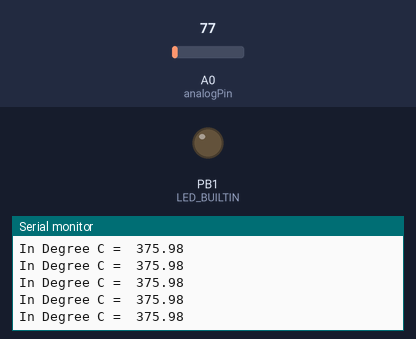
A sketch run on a simulated ATtiny85, built with avr-gcc and run on an emulated ATtiny85. Shown: output pins drawn as LEDs (lit = HIGH), the last lines printed to the serial monitor. The test bench sets the inputs (shaded band); at power-on: A0 (analogPin) = 77.

Above: at 1.2 s.
1.3 s: A0 (analogPin) set to 193
At 2.4 s:
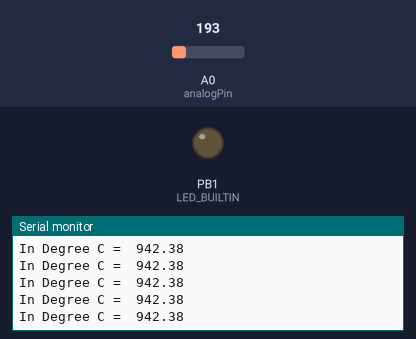
2.8 s: A0 (analogPin) set to 215
At 3.7 s:
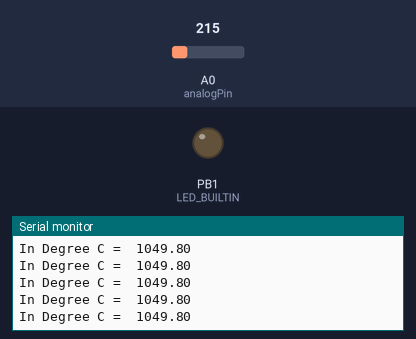
Timing chart, 0 to 5.8 s (numbered marks = the images above; inputs shaded):
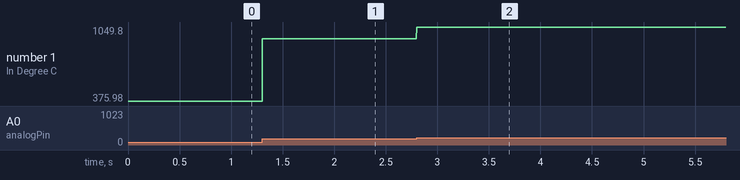

Measured:
- after the input at 1.3 s, the serial monitor: prints a new line at once (image 1)
- after the input at 2.8 s, the serial monitor: prints a new line at once (image 2)
- plotted number 1: 375.98 → 942.38 after the input at 1.3 s, 942.38 → 1049.8 after the input at 2.8 s

The sketch:

Firware_assignment.ino
```cpp
  #include <TimerOne.h>

  const int analogPin = A0;                           // Analog pin connected to the LM35
  const float ref_Voltage = 5.0;                      // Reference voltage of Arduino (5V)
  const float voltage_perCel = ref_Voltage / 1024.0;  // LM35 sensitivity = 10 mV per degree celsius

  void setup() {
    pinMode(analogPin, INPUT);
    pinMode(LED_BUILTIN, OUTPUT);
  // Initialize Timer1 with 1 millisecond interval
    Timer1.initialize(1000);                          // 1000 microseconds = 1 millisecond
  // Attach the ISR function to Timer1
    Timer1.attachInterrupt(blinkLED, 250000);         // Default: 250 milliseconds = 250000 microseconds
    Serial.begin(9600);
  }

  void loop() {
    int rawValue = analogRead(analogPin);             // Read raw analog value
    float voltage = rawValue * voltage_perCel;        // Convert raw value to voltage
    float temperature = voltage * 1000.0;             // LM35 outputs 10 mV per degree Celsius
    Serial.print("In Degree C =\t");
    Serial.print(temperature);
    Serial.print("\n");
    if(temperature < 30)
    {
      // Update the blinking interval to 250 milliseconds
      Timer1.setPeriod(250000);                       // 250 milliseconds = 250000 microseconds
    }
    else{
      // Update the blinking interval to 500 milliseconds
      Timer1.setPeriod(500000);                       // 500 milliseconds = 500000 microseconds
    }
  }

  void blinkLED() {
  static bool state = false;
  digitalWrite(LED_BUILTIN, state);
  state = !state;
  }
```
